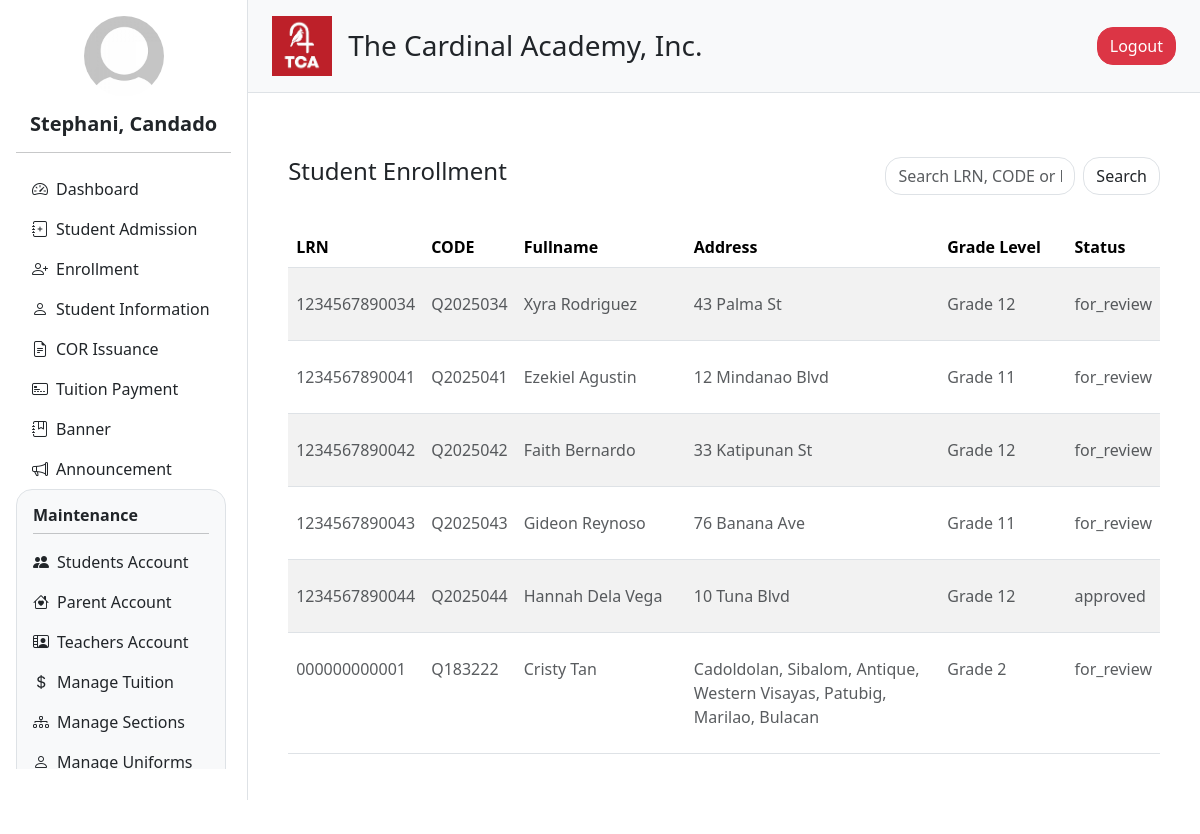
Screenshot of /admin/enrollment.php (signed in) with the database file from the repository.
### tables this page shows
CREATE TABLE `admission_form` (
  `id` int(11) NOT NULL,
  `lrn` varchar(20) NOT NULL,
  `firstname` varchar(50) NOT NULL,
  `middlename` varchar(50) DEFAULT NULL,
  `lastname` varchar(50) NOT NULL,
  `status` varchar(255) NOT NULL,
  `gender` enum('male','female') NOT NULL,
  `grade_level` varchar(20) NOT NULL,
  `profile_picture` varchar(255) DEFAULT NULL,
  `birthday` date NOT NULL,
  `religion` varchar(50) DEFAULT NULL,
  `place_of_birth` varchar(100) DEFAULT NULL,
  `age` int(11) DEFAULT NULL,
  `residential_address` varchar(255) DEFAULT NULL,
  `region` varchar(100) DEFAULT NULL,
  `province` varchar(100) DEFAULT NULL,
  `municipal` varchar(100) DEFAULT NULL,
  `barangay` varchar(100) DEFAULT NULL,
  `father_name` varchar(100) DEFAULT NULL,
  `father_occupation` varchar(100) DEFAULT NULL,
  `father_contact` varchar(20) DEFAULT NULL,
  `mother_name` varchar(100) DEFAULT NULL,
  `mother_occupation` varchar(100) DEFAULT NULL,
  `mother_contact` varchar(20) DEFAULT NULL,
  `guardian_name` varchar(100) DEFAULT NULL,
  `guardian_occupation` varchar(100) DEFAULT NULL,
  `guardian_contact` varchar(20) DEFAULT NULL,
  `admission_status` varchar(255) DEFAULT 'for_verification',
  `que_code` varchar(50) DEFAULT NULL,
  `phone` varchar(20) DEFAULT NULL,
  `email` varchar(255) DEFAULT NULL,
  `facebook` varchar(255) DEFAULT NULL,
  `admission_date` timestamp NOT NULL DEFAULT current_timestamp() ON UPDATE current_timestamp(),
  `strand` varchar(100) DEFAULT NULL,
  `birth_cert` tinyint(1) DEFAULT 0,
  `report_card` tinyint(1) DEFAULT 0,
  `good_moral` tinyint(1) DEFAULT 0,
  `id_pic` tinyint(1) DEFAULT 0,
  `esc_cert` tinyint(1) DEFAULT 0
);

### admin/user_info.php (called while the page is built, shortened)
<?php
include '../db_connection.php';
function getUserInfo() {
    global $conn;
    $user_id = $_SESSION['user_id'];
    $sql = "SELECT first_name, last_name, profile FROM users WHERE user_id = ?";
    $stmt = $conn->prepare($sql);
    $stmt->bind_param("i", $user_id);
    $stmt->execute();
    $result = $stmt->get_result();
    $user = $result->fetch_assoc();
    $full_name = htmlspecialchars($user['first_name'] . ', ' . $user['last_name']);
    $profile_image = !empty($user['profile'])
        ? '../static/uploads/' . htmlspecialchars($user['profile'])
        : '../static/uploads/default_profile.jpg';
    return [
        'full_name' => $full_name,
        'profile_image' => $profile_image
    ];
}
?>

### admin/enrollment.php (the view, shortened to what this page needs)
<?php include '../db_connection.php';  ?>
<?php
$limit = 10;
$page = isset($_GET['page']) && is_numeric($_GET['page']) ? (int) $_GET['page'] : 1;
$search = isset($_GET['search']) ? trim($_GET['search']) : '';
$search_safe = mysqli_real_escape_string($conn, $search);
$offset = ($page - 1) * $limit;
$query = "SELECT
            id,
            que_code,
            lrn,
            CONCAT(firstname, ' ', lastname) AS fullname,
            CONCAT(barangay, ', ', municipal, ', ', province) AS address,
            residential_address,
            grade_level,
            admission_status
          FROM admission_form
          WHERE (admission_status = 'approved' OR admission_status = 'for_review')
            AND (
              lrn LIKE '%$search_safe%'
              OR que_code LIKE '%$search_safe%'
              OR CONCAT(firstname, ' ', lastname) LIKE '%$search_safe%'
            )
          LIMIT $limit OFFSET $offset";
$result = mysqli_query($conn, $query);
?>
<!DOCTYPE html>
<html lang="en">
<head>
  <?php include 'header.php' ?>
</head>
<body>
<div class="d-flex flex-row">
  <?php include 'navigation.php' ?>
  <div class="content flex-grow-1">
    <?php include 'nav_top.php' ?>
    <div class="container my-4">
      <div class="row g-4">
        <div class="col-12">
          <div class="rounded p-3 bg-white">
            <div class="container my-4">
              <div class="row mb-3">
                <div class="col-12 col-md-8">
                  <h4>Student Enrollment</h4>
                </div>
                <div class="col-12 col-md-4">
                  <form method="GET" action="">
                    <div class="input-group">
                      <input class="form-control rounded rounded-4" type="text" name="search" value="<?= htmlspecialchars($search) ?>" placeholder="Search LRN, CODE or Fullname">
                      <button class="btn border ms-2 rounded rounded-4" type="submit">Search</button>
                    </div>
                  </form>
                </div>
                <div class="col-12 pt-3">
                </div>
              </div>
              <div class="table-responsive">
                <table class="table table-striped table-hover" style="cursor: pointer">
                  <thead>
                    <tr>
                      <th scope="col" style="width: 10%">LRN</th>
                      <th scope="col" style="width: 10%">CODE</th>
                      <th scope="col" style="width: 20%">Fullname</th>
                      <th scope="col" style="width: 30%">Address</th>
                      <th scope="col" style="width: 15%">Grade Level</th>
                      <th scope="col" style="width: 10%">Status</th>
                    </tr>
                  </thead>
                  <tbody>
                    <?php if (mysqli_num_rows($result) > 0): ?>
                      <?php while ($row = mysqli_fetch_assoc($result)): ?>
                        <tr class="clickable-row" data-id="<?= $row['id'] ?>">
                          <td><p class="text-muted pt-3 pb-3 mb-0"><?= htmlspecialchars($row['lrn']) ?></p></td>
                          <td><p class="text-muted pt-3 pb-3 mb-0"><?= htmlspecialchars($row['que_code'] ?? '-') ?></p></td>
                          <td><p class="text-muted pt-3 pb-3 mb-0"><?= htmlspecialchars($row['fullname']) ?></p></td>
                          <td><p class="text-muted pt-3 pb-3 mb-0"><?= htmlspecialchars($row['residential_address']) ?></p></td>
                          <td><p class="text-muted pt-3 pb-3 mb-0"><?= htmlspecialchars($row['grade_level']) ?></p></td>
                          <td><p class="text-muted pt-3 pb-3 mb-0"><?= htmlspecialchars($row['admission_status']) ?></p></td>
                        </tr>
                      <?php endwhile; ?>
                    <?php else: ?>
                      <tr>
                        <td colspan="6"><p class="text-muted text-center pt-3 pb-3 mb-0">No data available</p></td>
                      </tr>
                    <?php endif; ?>
                  </tbody>
                </table>
              </div>
            </div>
          </div>
        </div>
      </div>
    </div>
  </div>
</div>
</body>
</html>

### static/css/styles.css (style rules this page uses)
.content { width: 80%; }

### static/css/landing.css (style rules this page uses)
body { margin: 0; padding: 0; height: 100%; }

### rows the page displays
admission_form: lrn "1234567890034", que_code "Q2025034", fullname "Xyra Rodriguez", residential_address "43 Palma St", grade_level "Grade 12", admission_status "for_review"
admission_form: lrn "1234567890041", que_code "Q2025041", fullname "Ezekiel Agustin", residential_address "12 Mindanao Blvd", grade_level "Grade 11", admission_status "for_review"
admission_form: lrn "1234567890042", que_code "Q2025042", fullname "Faith Bernardo", residential_address "33 Katipunan St", grade_level "Grade 12", admission_status "for_review"
admission_form: lrn "1234567890043", que_code "Q2025043", fullname "Gideon Reynoso", residential_address "76 Banana Ave", grade_level "Grade 11", admission_status "for_review"
admission_form: lrn "1234567890044", que_code "Q2025044", fullname "Hannah Dela Vega", residential_address "10 Tuna Blvd", grade_level "Grade 12", admission_status "approved"
admission_form: lrn "000000000001", que_code "Q183222", fullname "Cristy Tan", residential_address "Cadoldolan, Sibalom, Antique, Western Visayas, Patubig, Marilao, Bulacan", grade_level "Grade 2", admission_status "for_review"

### other values shown
$full_name "Stephani, Candado"
